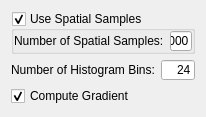
<?xml version="1.0" encoding="UTF-8"?>
<ui version="4.0">
 <class>QmitkMattesMutualInformationMetricControls</class>
 <widget class="QWidget" name="QmitkMattesMutualInformationMetricControls">
  <property name="geometry">
   <rect>
    <x>0</x>
    <y>0</y>
    <width>205</width>
    <height>108</height>
   </rect>
  </property>
  <property name="windowTitle">
   <string>Form</string>
  </property>
  <layout class="QVBoxLayout" name="verticalLayout">
   <item>
    <widget class="QGroupBox" name="m_UseSamplingMattesMutualInformation">
     <property name="title">
      <string>Use Spatial Samples</string>
     </property>
     <property name="flat">
      <bool>true</bool>
     </property>
     <property name="checkable">
      <bool>true</bool>
     </property>
     <layout class="QVBoxLayout" name="verticalLayout_2">
      <property name="margin">
       <number>0</number>
      </property>
      <item>
       <layout class="QHBoxLayout" name="horizontalLayout">
        <item>
         <widget class="QLabel" name="textLabel1">
          <property name="font">
           <font>
            <weight>50</weight>
            <bold>false</bold>
           </font>
          </property>
          <property name="text">
           <string>Number of Spatial Samples:</string>
          </property>
          <property name="wordWrap">
           <bool>false</bool>
          </property>
         </widget>
        </item>
        <item>
         <widget class="QLineEdit" name="m_NumberOfSpatialSamplesMattesMutualInformation">
          <property name="minimumSize">
           <size>
            <width>0</width>
            <height>20</height>
           </size>
          </property>
          <property name="font">
           <font>
            <weight>50</weight>
            <bold>false</bold>
           </font>
          </property>
          <property name="text">
           <string>10000</string>
          </property>
          <property name="alignment">
           <set>Qt::AlignRight</set>
          </property>
         </widget>
        </item>
       </layout>
      </item>
     </layout>
    </widget>
   </item>
   <item>
    <layout class="QHBoxLayout" name="horizontalLayout_2">
     <item>
      <widget class="QLabel" name="textLabel2">
       <property name="font">
        <font>
         <weight>50</weight>
         <bold>false</bold>
        </font>
       </property>
       <property name="text">
        <string>Number of Histogram Bins:</string>
       </property>
       <property name="wordWrap">
        <bool>false</bool>
       </property>
      </widget>
     </item>
     <item>
      <widget class="QLineEdit" name="m_NumberOfHistogramBinsMattesMutualInformation">
       <property name="minimumSize">
        <size>
         <width>0</width>
         <height>20</height>
        </size>
       </property>
       <property name="font">
        <font>
         <weight>50</weight>
         <bold>false</bold>
        </font>
       </property>
       <property name="text">
        <string>24</string>
       </property>
       <property name="alignment">
        <set>Qt::AlignRight</set>
       </property>
      </widget>
     </item>
    </layout>
   </item>
   <item>
    <widget class="QCheckBox" name="m_ComputeGradient">
     <property name="minimumSize">
      <size>
       <width>0</width>
       <height>20</height>
      </size>
     </property>
     <property name="font">
      <font>
       <weight>50</weight>
       <bold>false</bold>
      </font>
     </property>
     <property name="text">
      <string>Compute Gradient</string>
     </property>
     <property name="checked">
      <bool>true</bool>
     </property>
    </widget>
   </item>
  </layout>
 </widget>
 <resources/>
 <connections/>
</ui>
